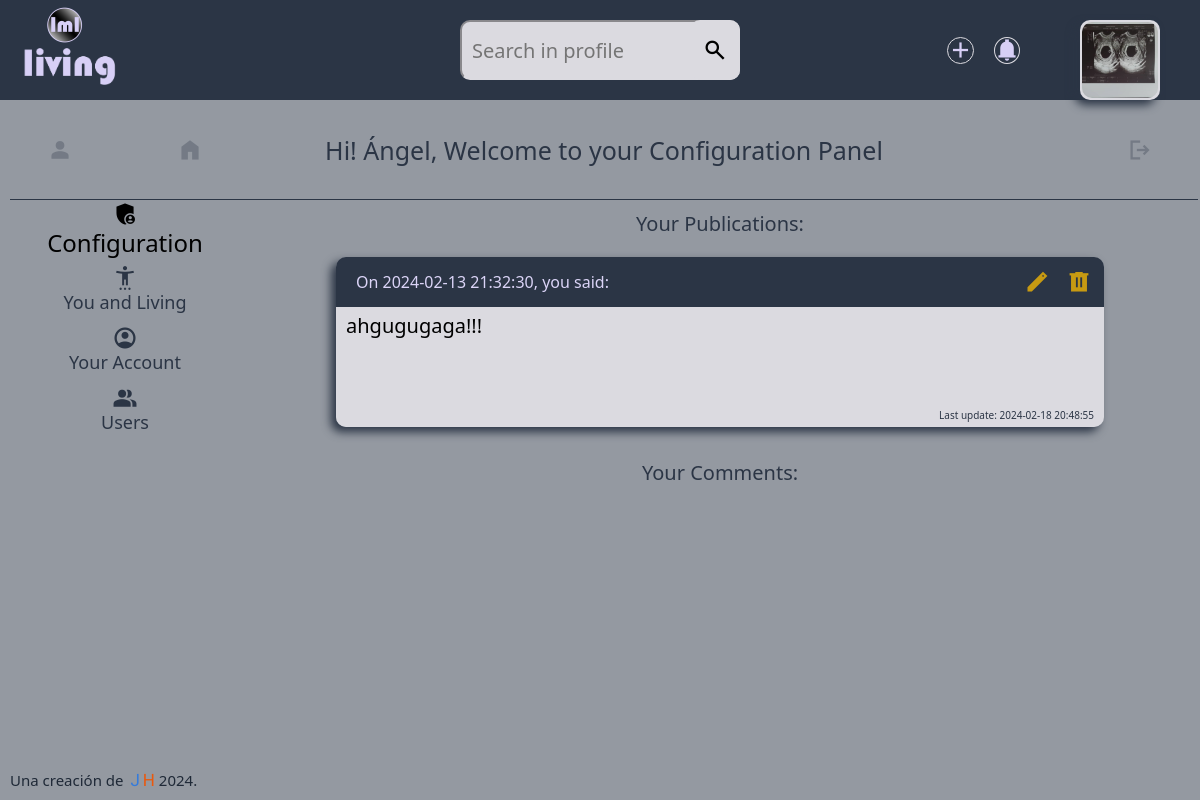
Page /living/profile.php (signed in) on the committed database.
### tables this page shows
CREATE TABLE `fotos` (
  `id` int(11) NOT NULL,
  `id_usuario` int(11) DEFAULT NULL,
  `enlace` varchar(256) DEFAULT NULL,
  `fecha_creacion` timestamp NOT NULL DEFAULT current_timestamp(),
  `fecha_actualizacion` timestamp NOT NULL DEFAULT current_timestamp() ON UPDATE current_timestamp()
);

CREATE TABLE `usuarios` (
  `id` int(11) NOT NULL,
  `nombre_usuario` varchar(100) DEFAULT NULL,
  `correo_electronico` varchar(100) DEFAULT NULL,
  `contrasena` varchar(100) DEFAULT NULL,
  `rol` varchar(7) DEFAULT NULL,
  `fecha_creacion` timestamp NOT NULL DEFAULT current_timestamp(),
  `fecha_actualizacion` timestamp NOT NULL DEFAULT current_timestamp() ON UPDATE current_timestamp()
);

CREATE TABLE `publicaciones` (
  `id` int(11) NOT NULL,
  `id_usuario` int(11) DEFAULT NULL,
  `contenido` varchar(1000) DEFAULT NULL,
  `fecha_creacion` timestamp NOT NULL DEFAULT current_timestamp(),
  `fecha_actualizacion` timestamp NOT NULL DEFAULT current_timestamp() ON UPDATE current_timestamp()
);

### living/profile.php (the view, shortened to what this page needs)
<?php
if (!empty($_SESSION["id"])){
    $idf = $_SESSION["id"];
    $conn = conectar();
    $stmt = $conn->prepare("SELECT usuarios.id, usuarios.nombre_usuario, usuarios.correo_electronico, usuarios.rol, usuarios.fecha_creacion, fotos.enlace FROM usuarios LEFT JOIN fotos ON fotos.id_usuario = usuarios.id WHERE usuarios.id = ?;");
    $stmt->bind_param("i", $idf);
    $stmt->execute();
    $stmt->bind_result($id, $nombre, $email, $rol, $fecha_creacion, $enlace);
    $nombrePartido = explode(" ", $nombre);
}else{
    header("Location: index.php");
    exit();
}
function yourPublications($id) {
    $idf = $_SESSION["id"];
    $conn = conectar();
    $stmt = $conn->prepare("SELECT id, contenido, fecha_creacion,fecha_actualizacion FROM publicaciones WHERE id_usuario = ? ORDER BY fecha_creacion");
    $stmt->bind_param("i", $idf);
    $stmt->execute();
    $stmt->bind_result($id, $content, $fcreate, $fupdate);
    $publications = [];
    while ($stmt -> fetch()) {
        $publications[] = [$id, $content, $fcreate, $fupdate];
    }
    $orderedPublications = array_reverse($publications);
    foreach ($orderedPublications as $publication){
        echo " <div id=\"publication\">
                    <div id=\"descrpub\">
                        <div id=\"phptxt\">
                            <p id=\"nmbpub\">On $publication[2], you said:</p>
                        </div>
                        <div class=\"icons\">
                            <form method=\"post\" id=\"editpubtForm\">
                                <input type=\"hidden\" value=\"$publication[0]\" name=\"iddelpublication\">
                                <button type=\"submit\" class=\"btnpbldlt\" name=\"edts\"><span class=\"material-symbols-sharp\">delete</span></button>
                            </form>
                        </div>
                    </div>
                    <form method=\"post\" id=\"contenidopub\">
                        <textarea id=\"contPrincipal\" name=\"contPrincipaledt\">$publication[1]</textarea>
                        <input type=\"hidden\" value=\"$publication[0]\" name=\"idpublicationedit\">
                        <p id=\"contdate\">Last update: $publication[3]</p>
                        <button type=\"submit\" class=\"btnpbledt\" name=\"pbledt\"><span class=\"material-symbols-sharp\">edit</span></button>
                    </form>
                </div>
                </br>";
    }
}
?>
<html lang="en">
<head>
    <link rel="stylesheet" href="./styles/styleprofile.css">
</head>
<body class="general">
    <nav id="navbar">
        <div  id="logoNav">
            <img src="./images/favicon.ico" alt="logo" id="logo">
            <img src="./images/slogan2.png" alt="slogan" id="slogan">
        </div>
        <div id="searchNav">
            <form  action="" method="post" name="buscar" id="form_buscar">
                <input name="buscar" type="text" placeholder="Search in profile" id="input_buscar">
                <button type="submit" id="searchBtn">
                    <span class="material-symbols-sharp" id="texto_buscar">search</span>
				</button>
			</form>
        </div>
        <div id="profileNav">
            <form method="post" id="createpubForm" class="" >
                <button type="submit" class="btncrtpbl" name="crts"><span class="material-symbols-sharp">add</span></button>
            </form>
            <span class="material-symbols-sharp onWall" id="notif">notifications</span>
            <a href="profile.php" id="profileimg">
                <?php if (!isset($enlace)){echo"<span class=\"material-symbols-sharp\">image</span>";}else{echo"<img id=\"img-profile\" src=\"$enlace\" alt=\"profile-photo\">";}?>
            </a>
        </div>
        <ul id="menu">
            <li>
                <a href="profile.php"><span class="material-symbols-sharp">person</span></a>
            </li>
            <li>
                <a href="talks.php"><span class="material-symbols-sharp">home</span></a>
            </li>
        </ul>
        <form action="endsession.php" method="post" id="endsession">
            <button type="submit" value="" id="btnlgt" name="logout">
                <span class="material-symbols-sharp">logout</span>
            </button>
        </form>
    </nav>
    <section id="container">
        <aside id= "configuration">
            <ul id="optionlist">
                <li id="titleconf">
                <span class="material-symbols-sharp">admin_panel_settings</span>Configuration
                </li>
                <li class="optionconf">
                    <span class="material-symbols-sharp">settings_accessibility</span>
                    <a href="profile.php">You and Living </a>
                </li>
                <li class="optionconf">
                    <span class="material-symbols-sharp">account_circle</span>
                    <a href="account.php"><img src="./images/favicon.ico" alt="logo" id="logo">Your Account</a>
                </li>
                <?php if ($rol=="admin"){
                    echo '<li class="optionconf">
                    <span class="material-symbols-sharp">group</span>
                    <a href="users.php"><img src="./images/favicon.ico" alt="logo" id="logo">Users</a>
                </li>';
                } ?>
            </ul>
            <footer>
                <div id="footerInner">
                <p >Una creación de <span id="j">J</span><span id="h">H</span> 2024.</p>
                </div>
            </footer>
        </aside>
        <main>
            <div id="greetings">
                <p>Hi! <?php echo "$nombrePartido[0]"?>, Welcome to your Configuration Panel </p>
            </div>
            <section id="board">
                <p class="title">Your Publications: </p>
                <?php yourPublications($_SESSION["id"]); ?>
                <p class="title">Your Comments: </p>
</section>
        </main>
    </section>
</body>
</html>

### rows in the picture
fotos: enlace (picture), id_usuario.nombre_usuario "Ángel"
publicaciones: fecha_creacion "2024-02-13 21:32:30", contPrincipaledt "ahgugugaga!!!", fecha_actualizacion "2024-02-18 20:48:55"
